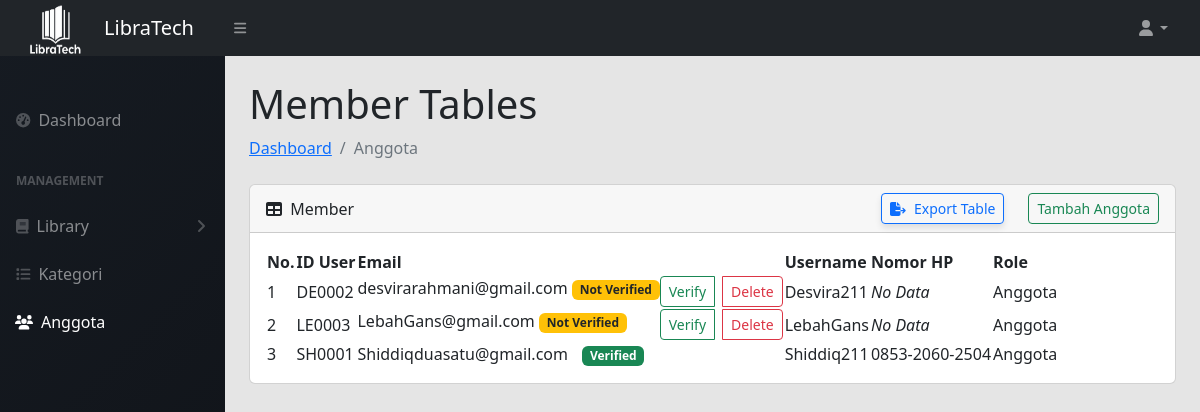
/Admin/daftar_anggota.php (signed in), run on an earlier commit of the app's database.
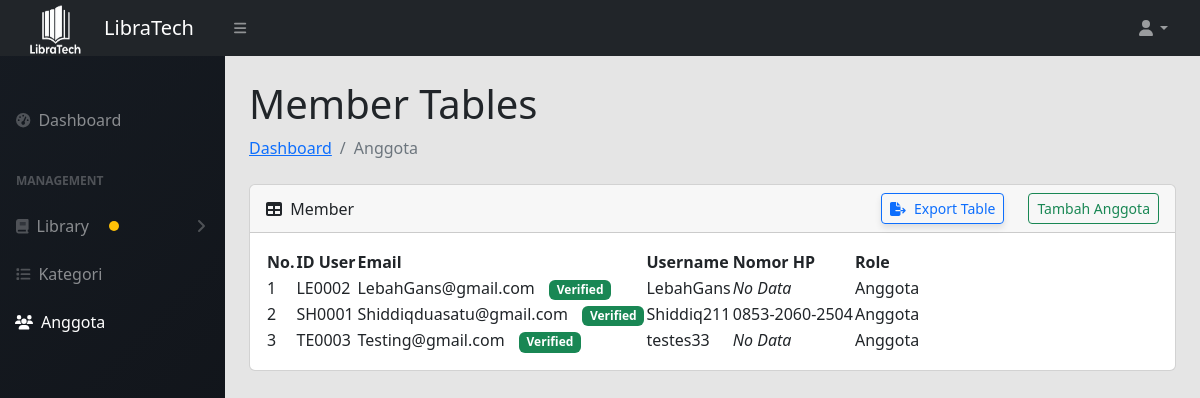
And on a later commit of the database.
### tables this page shows
CREATE TABLE `user` (
  `id_user` varchar(200) NOT NULL,
  `Email` varchar(250) NOT NULL,
  `username` varchar(50) NOT NULL,
  `password` varchar(255) NOT NULL,
  `nomorhp` varchar(15) NOT NULL DEFAULT '0',
  `role` enum('Admin','Anggota') NOT NULL DEFAULT 'Anggota',
  `verify` tinyint NOT NULL DEFAULT '0',
  `verify_nohp` tinyint NOT NULL DEFAULT '0',
  `if_visible` tinyint NOT NULL DEFAULT '1'
);

### func.php (called while the page is built, shortened)
<?php
$host = 'localhost';
$user = 'LibraTech';
$pass = 'Lupalagi21';
$db = 'perpustakaan';
$conn = mysqli_connect($host, $user, $pass, $db);
function query($query)
{
    global $conn;
    $result = mysqli_query($conn, $query);
    $rows = [];
    while ($row = mysqli_fetch_assoc($result)) {
        $rows[] = $row;
    }
    return $rows;
}
?>

### Admin/daftar_anggota.php (the view, shortened to what this page needs)
<?php
require "../func.php";
?>
<!DOCTYPE html>
<html lang="en">
<head>
    <link href="https://cdn.jsdelivr.net/npm/simple-datatables@7.1.2/dist/style.min.css" rel="stylesheet" />
    <link href="../css/styles.css" rel="stylesheet" />
    <link href="../css/selfstyle.css" rel="stylesheet" />
</head>
<body class="sb-nav-fixed">
    <nav class="sb-topnav navbar navbar-expand navbar-dark bg-dark">
        <a class="navbar-brand ps-3 d-flex align-items-center" href="#">
            <img src="../assets/img/logo1.png" width="80" height="80" class="d-inline-block align-top" alt="">
            <span class="ms-2">LibraTech</span>
        </a>
        <button class="btn btn-link btn-sm order-1 order-lg-0 me-4 me-lg-0" id="sidebarToggle" href=""><i
                class="fas fa-bars"></i></button>
        <ul class="navbar-nav ms-auto me-3 me-lg-4">
            <li class="nav-item dropdown">
                <a class="nav-link dropdown-toggle" id="navbarDropdown" href="#" role="button" data-bs-toggle="dropdown"
                    aria-expanded="false"><i class="fas fa-user fa-fw"></i></a>
            </li>
        </ul>
    </nav>
    <div id="layoutSidenav">
        <div id="layoutSidenav_nav">
            <nav class="sb-sidenav accordion sb-sidenav-dark" id="sidenavAccordion"
                style="background: linear-gradient(135deg, #161b22, #0f1217);">
                <div class="sb-sidenav-menu" style="color: #ffffff;">
                    <div class="nav">
                        <div class="sb-sidenav-menu-heading"></div>
                        <a class="nav-link <?php echo basename($_SERVER['PHP_SELF']) == 'dashboard.php' ? 'active' : ''; ?>"
                            href="dashboard.php">
                            <div class="sb-nav-link-icon"><i class="fas fa-tachometer-alt"></i></div>
                            Dashboard
                        </a>
                        <div class="sb-sidenav-menu-heading">Management</div>
                        <?php
                        $newLibraryCount = query("SELECT COUNT(*) AS total FROM pinjam WHERE status = 'Menunggu Konfirmasi'")[0]['total'];
                        ?>
                        <a class="nav-link collapsed" href="#" data-bs-toggle="collapse"
                            data-bs-target="#collapseLibrary" aria-expanded="false" aria-controls="collapseLibrary">
                            <div class="sb-nav-link-icon"><i class="fas fa-book"></i></div>
                            Library
                            <?php if ($newLibraryCount > 0): ?>
                                <span style="margin-left: 20px;" class="dot bg-warning"></span>
                            <?php endif; ?>
                            <div class="sb-sidenav-collapse-arrow"><i class="fas fa-angle-down"></i></div>
                        </a>
                        <a class="nav-link <?php echo basename($_SERVER['PHP_SELF']) == 'kategori_buku.php' ? 'active' : ''; ?>"
                            href="kategori_buku.php">
                            <div class="sb-nav-link-icon"><i class="fas fa-list"></i></div>
                            Kategori
                        </a>
                        <a class="nav-link <?php echo basename($_SERVER['PHP_SELF']) == 'daftar_anggota.php' ? 'active' : ''; ?>"
                            style="padding-left: 15px;" href="daftar_anggota.php">
                            <div class="sb-nav-link-icon"><i class="fas fa-users"></i></div>
                            Anggota
                        </a>
                    </div>
                </div>
            </nav>
        </div>
        <div id="layoutSidenav_content">
            <main>
                <div class="container-fluid px-4">
                    <h1 class="mt-4">Member Tables</h1>
                    <ol class="breadcrumb mb-4">
                        <li class="breadcrumb-item"><a href="dashboard.php">Dashboard</a></li>
                        <li class="breadcrumb-item active">Anggota</li>
                    </ol>
                    <div class="card mb-4">
                        <div class="card-header d-flex justify-content-between align-items-center">
                            <div>
                                <i class="fas fa-table me-1"></i>
                                Member
                            </div>
                            <div class="d-flex justify-content-between">
                                <a href="export_table/export_anggota.php"
                                    class="btn btn-outline-primary btn-sm me-4 d-flex align-items-center"
                                    style="box-shadow: 0 4px 6px rgba(0, 0, 0, 0.1); transition: transform 0.2s, box-shadow 0.2s;"
                                    onmouseover="this.style.transform='translateY(-2px)'; this.style.boxShadow='0 6px 10px rgba(0, 0, 0, 0.15)';"
                                    onmouseout="this.style.transform=''; this.style.boxShadow='0 4px 6px rgba(0, 0, 0, 0.1)';">
                                    <i class="fas fa-file-export me-2"></i>
                                    <span>Export Table</span>
                                </a>
                                <button type="button" class="btn btn-outline-success btn-sm" data-bs-toggle="modal"
                                    data-bs-target="#tambahAnggota">Tambah Anggota</button>
                            </div>
                        </div>
                        <div class="card-body">
                            <table id="datatablesSimple">
                                <thead>
                                    <tr>
                                        <th>No.</th>
                                        <th>ID User</th>
                                        <th>Email</th>
                                        <th>Username</th>
                                        <th>Nomor HP</th>
                                        <th>Role</th>
                                    </tr>
                                </thead>
                                <tbody>
                                    <?php
                                    $query = "SELECT * FROM user where if_visible = TRUE";
                                    $no = 1;
                                    $result = mysqli_query($conn, $query);
                                    while ($data = mysqli_fetch_array($result)) {
                                        $id_user = $data['id_user'];
                                        $email = $data['Email'];
                                        $username = $data['username'];
                                        $nomorhp = $data['nomorhp'];
                                        $role = $data['role'];
                                        ?>
                                        <tr>
                                            <td><?= $no++ ?></td>
                                            <td><?= $id_user ?></td>
                                            <td>
                                                <?= $email ?>
                                                <?php if ($data['verify'] == 1): ?>
                                                    <span style="margin-left: 10px;" class="badge bg-success">Verified</span>
                                                <?php else: ?>
                                                    <span class="badge bg-warning text-dark">Not Verified</span>
                                                    <div style="float: right;" class="btn-group" role="group"
                                                        aria-label="Basic example">
                                                        <button type="button" class="btn btn-sm btn-outline-success me-2"
                                                            data-bs-toggle="modal"
                                                            data-bs-target="#verifyEmail<?= $id_user ?>">Verify</button>
                                                        <button type="button" class="btn btn-sm btn-outline-danger"
                                                            data-bs-toggle="modal"
                                                            data-bs-target="#deleteEmail<?= $id_user ?>">Delete</button>
                                                    </div>
                                                <?php endif; ?>
                                            </td>
                                            <td><?= $username ?></td>
                                            <td><?= ($nomorhp == 0) ? "<i>No Data</i>" : $nomorhp ?></td>
                                            <td><?= $role ?></td>
                                        </tr>
                                        <?php
                                    }
                                    ?>
                                </tbody>
                            </table>
                        </div>
                    </div>
                </div>
            </main>
        </div>
    </div>
</body>
</html>

### css/selfstyle.css (style rules this page uses)
body { background-color: #e5e5e5; }
.dot { height: 10px; width: 10px; background-color: orange; border-radius: 50%; display: inline-block; margin-left: 5px; }

What changed in the data, as far as the page shows it:
removed user: id_user "DE0002", Email "desvirarahmani@gmail.com", username "Desvira211", nomorhp "No Data", role "Anggota"
removed user: id_user "LE0003", Email "LebahGans@gmail.com", username "LebahGans", nomorhp "No Data", role "Anggota"
added user: id_user "LE0002", Email "LebahGans@gmail.com", verify "Verified", username "LebahGans", nomorhp "No Data", role "Anggota"
added user: id_user "TE0003", Email "Testing@gmail.com", verify "Verified", username "testes33", nomorhp "No Data", role "Anggota"
